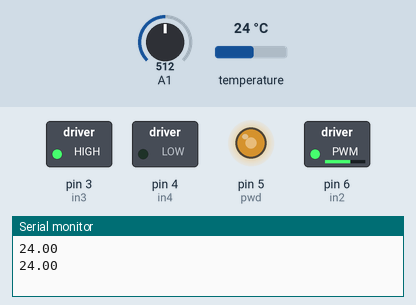
Simulated run of this sketch. Board: Arduino Uno, built with avr-gcc and run on an emulated ATmega328P. Parts: switched loads named in the sketch (green lamp = pin HIGH), output pins drawn as LEDs (lit = HIGH), the last lines printed to the serial monitor. The test bench sets the inputs (shaded band); at power-on: temperature 24 °C, A1 = 512.

Above: at 1.8 s.
1.9 s: temperature set to 22.3 °C
At 2.6 s:
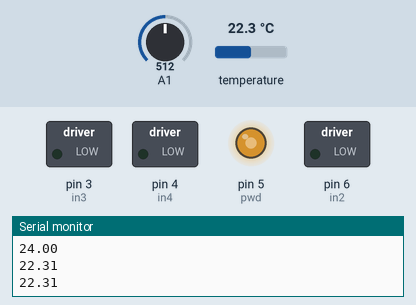
3.8 s: temperature set to 28 °C
At 5.9 s:
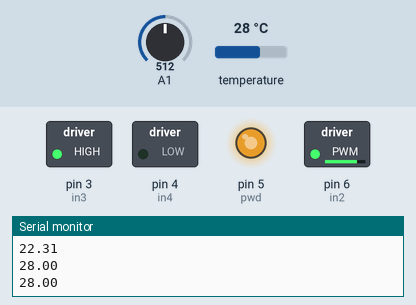
6.3 s: temperature set to 12 °C
At 8.0 s:
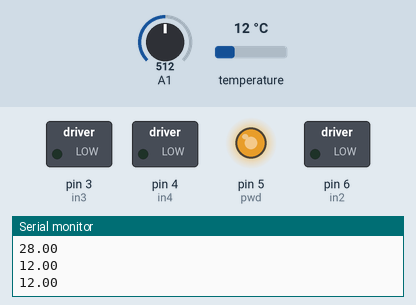
8.9 s: temperature set to 24 °C
At 11.2 s:
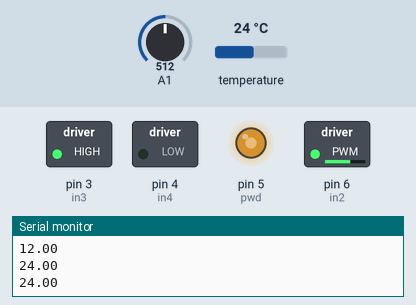
11.5 s: temperature set to 19 °C
At 13.5 s:
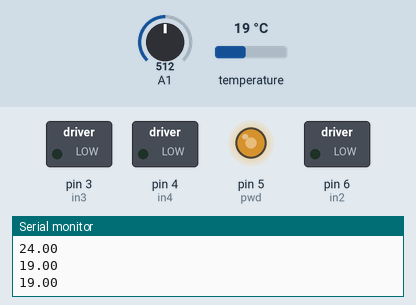
Timing chart, 0 to 15.0 s (numbered marks = the images above; inputs shaded):
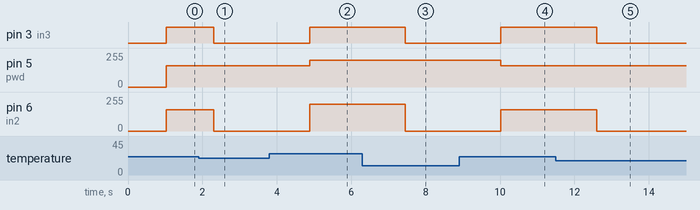

The sketch:

calcvoltandtemp.ino
```cpp
#include <OneWire.h>

#define in3 3
#define in4 4
#define pwd 5
#define in2 6
//3,4번 핀을 모터핀으로

OneWire  ds(2);  // on pin 10 (a 4.7K resistor is necessary)


float input_vol;
float cal_vol;
float celsius;

void setup() {
  pinMode(A1, INPUT);
  pinMode(in2, OUTPUT);
  pinMode(in3, OUTPUT);
  pinMode(in4, OUTPUT);
  pinMode(pwd, OUTPUT);
  Serial.begin(9600);
}

void loop() {

  CalculateVoltage();
  CalculateTemperature();
  TempToMotorSpeed();

 Serial.println(celsius); //온도
 delay(00);

}

void Motor(int speed_power) //speed power : 0~255 가능
{
  if (speed_power == 0)
  {
    digitalWrite(in3, LOW);
    digitalWrite(in4, LOW);
    analogWrite(in2, 0);
  }
  else
  {
    digitalWrite(in3, HIGH);
    digitalWrite(in4, LOW);
    analogWrite(in2, speed_power);
    analogWrite(pwd, speed_power);
  }
}

void TempToMotorSpeed(){
  int temp = map(celsius - 23, 0, 10, 0, 105);
  if(celsius > 23) //23도 이상
    {
      if((temp + 150) >= 255)
        Motor(255);        //최대 속도
      else
        Motor(150 + temp); //기본 동작 + 온도 따라 성능이 올라감
    }
  else
    Motor(0); //모터 off
}

void CalculateVoltage(){
  float tempp;
  input_vol = analogRead(A1);
  tempp = input_vol/4.092;
  cal_vol = tempp/10;
}

void CalculateTemperature(){
  byte i;
  byte present = 0;
  byte type_s;
  byte data[12];
  byte addr[8];
  float fahrenheit;

  if ( !ds.search(addr)) {
    ds.reset_search();
    delay(250);
    return;
  }
  for( i = 0; i < 8; i++) {
  }

  if (OneWire::crc8(addr, 7) != addr[7]) {
      return;
  }

  // the first ROM byte indicates which chip
  switch (addr[0]) {
    case 0x10:
      type_s = 1;
      break;
    case 0x28:
      type_s = 0;
      break;
    case 0x22:
      type_s = 0;
      break;
    default:
      return;
  }

  ds.reset();
  ds.select(addr);
  ds.write(0x44, 1);        // start conversion, with parasite power on at the end

  delay(1000);     // maybe 750ms is enough, maybe not
  // we might do a ds.depower() here, but the reset will take care of it.

  present = ds.reset();
  ds.select(addr);
  ds.write(0xBE);         // Read Scratchpad

  for ( i = 0; i < 9; i++) {           // we need 9 bytes
    data[i] = ds.read();
  }
  int16_t raw = (data[1] << 8) | data[0];
  if (type_s) {
    raw = raw << 3; // 9 bit resolution default
    if (data[7] == 0x10) {
      // "count remain" gives full 12 bit resolution
      raw = (raw & 0xFFF0) + 12 - data[6];
    }
  } else {
    byte cfg = (data[4] & 0x60);

    if (cfg == 0x00) raw = raw & ~7;  // 9 bit resolution, 93.75 ms
    else if (cfg == 0x20) raw = raw & ~3; // 10 bit res, 187.5 ms
    else if (cfg == 0x40) raw = raw & ~1; // 11 bit res, 375 ms

  }
  celsius = (float)raw / 16.0;
  fahrenheit = celsius * 1.8 + 32.0;


}
```

Measured:
- the behaviour switches between 23.1 and 23 °C on temperature (found by bisection; images 0 and 1)
- after the input at 1.9 s, pin 3 (in3): HIGH → LOW after 0.41 s; pin 6 (in2): 160/255 → 0/255 after 0.41 s
- after the input at 3.8 s, pin 3 (in3): LOW → HIGH after 1.1 s; pin 5 (pwd): 160/255 → 202/255 after 1.1 s; pin 6 (in2): 0/255 → 202/255 after 1.1 s
- after the input at 6.3 s, pin 3 (in3): HIGH → LOW after 1.2 s; pin 6 (in2): 202/255 → 0/255 after 1.2 s
- after the input at 8.9 s, pin 3 (in3): LOW → HIGH after 1.1 s; pin 5 (pwd): 202/255 → 160/255 after 1.1 s; pin 6 (in2): 0/255 → 160/255 after 1.1 s
- after the input at 11.5 s, pin 3 (in3): HIGH → LOW after 1.1 s; pin 6 (in2): 160/255 → 0/255 after 1.1 s
